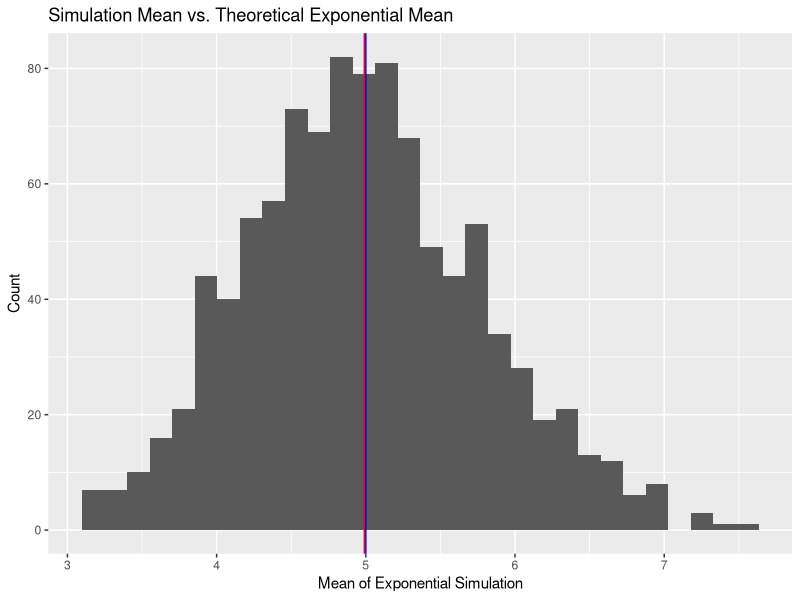

Here is the R script that generated this plot:
## ---- chunk 1
set.seed(1)
exp.data <- data.frame()
i = 1
while(i <= 1000){
  exp.data <- rbind(exp.data,rexp(40,.2))
  i = i + 1
}
## ---- chunk 2
mean(rowMeans(exp.data))
## ---- chunk 3
library(ggplot2)
ggplot(exp.data,aes(x=rowMeans(exp.data))) + 
  geom_histogram() + 
  geom_vline(xintercept = mean(rowMeans(exp.data)),color='red') +
  geom_vline(xintercept = 5,color='blue') +
  xlab('Mean of Exponential Simulation') +
  ylab('Count') +
  ggtitle('Simulation Mean vs. Theoretical Exponential Mean')
## ---- chunk 4
var(rowMeans(exp.data))
(1/.2)^2/40
## ---- chunk 5
coverage <- apply(exp.data,1,function(x) {
  ll <- mean(x) - 1.96*5/sqrt(40)
  ul <- mean(x) + 1.96*5/sqrt(40)
  mean(ll<5 & ul>5)
})
sum(coverage)/1000
